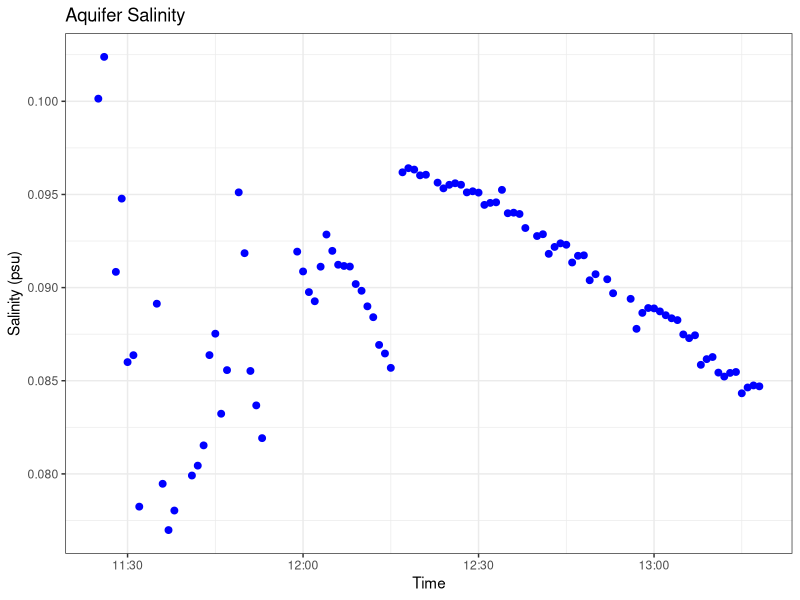
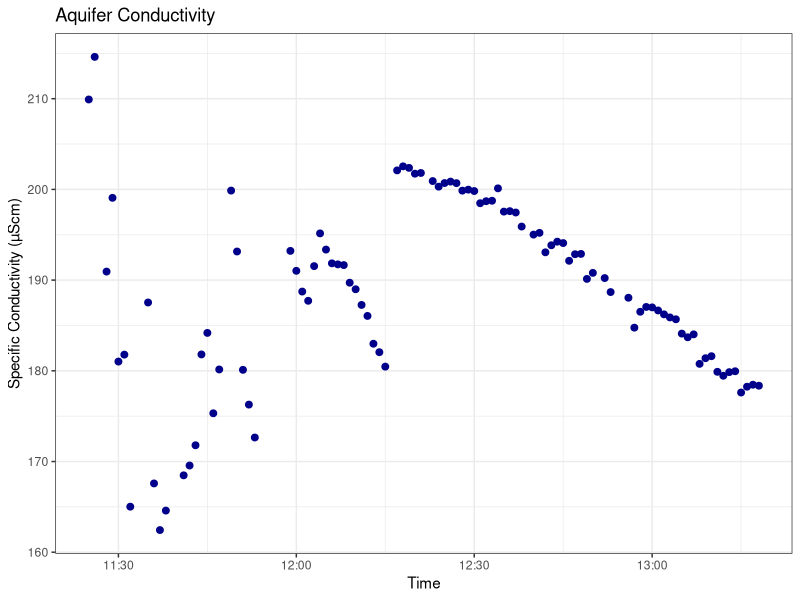
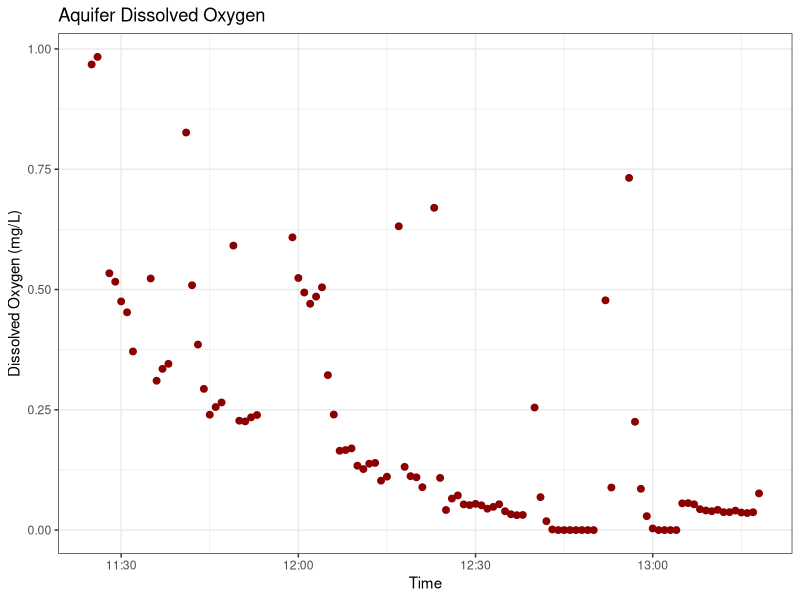
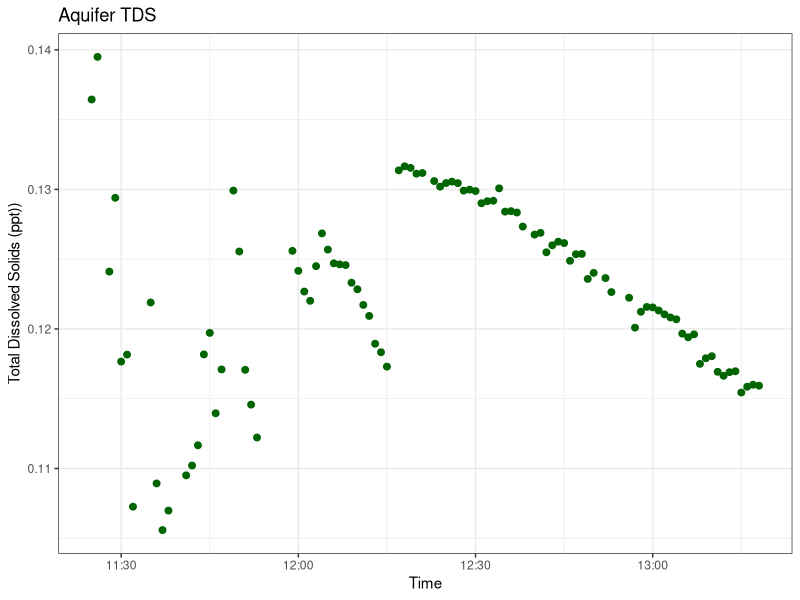

Source code (R) for these figures, in order:
## ---- chunk 1
knitr::opts_chunk$set(echo = TRUE)

library(ggplot2)
library(ggpubr)
library(dplyr)
library(plyr)
library(tidyverse)
library(tidyr)
library(lubridate)
library(knitr)
library(tibble)
## ---- chunk 2

well_dat <- read.csv("COMPASS_TEMPEST_WellTest_AQ600_Data.csv")
head(well_dat)

#change column names in well_dat
colnames(well_dat) <- c("Date_Time","pH", "pH_mV" ,"ORP_mV", "DO_mgL", "DO_Sat", "DO_pp", "Actual_Conductivity_µScm" ,
                        "Specific_Conductivity_µScm", "Salinity_psu", "Resistivity_Ωcm", "Density_gcm", "TDS_ppt", 
                        "Temp_C", "Voltage_V", "Battery", "Baro_Press_mmHg", "Press_psi" ,"Depth_cm" ) 

#make date time actually a date and time with lubridate and remove extra data at the end 
well_dat$Date_Time <- mdy_hm(well_dat$Date_Time)

#remove data after aquatroll removed, remove salinity data lower than 0.001 and conductivity less than 1, 
#remove DO over 1 which was when AQ600 removed from water and any TDS lower than 0.1 also from AQ600 removal 
well_dat_filtered <- well_dat %>%
    filter(Date_Time < ymd_hms("2025-09-04 13:30:00")) %>%
    filter(Salinity_psu > 0.001) %>%
    filter(Specific_Conductivity_µScm > 1) %>%
    filter(DO_mgL < 1) %>%
    filter(TDS_ppt > 0.10) 


#plot Salinity 
sal <- ggplot()+
  geom_point(data=well_dat_filtered, aes(x=Date_Time, y=Salinity_psu), size=2, color="blue")+ 
  theme_bw()+ labs(x="Time", y="Salinity (psu)", title="Aquifer Salinity") + theme(legend.title = element_blank())
sal

#plot Conductivity 
cond <- ggplot()+
  geom_point(data=well_dat_filtered, aes(x=Date_Time, y=Specific_Conductivity_µScm), size=2, color="darkblue")+ 
  theme_bw()+ labs(x="Time", y="Specific Conductivity (µScm)", title="Aquifer Conductivity") + theme(legend.title = element_blank())
cond

#plot DO
do <- ggplot()+
  geom_point(data=well_dat_filtered, aes(x=Date_Time, y=DO_mgL), size=2, color="darkred")+ 
  theme_bw()+ labs(x="Time", y="Dissolved Oxygen (mg/L)", title="Aquifer Dissolved Oxygen") + theme(legend.title = element_blank())
do


#plot TDS 
tds <- ggplot()+
  geom_point(data=well_dat_filtered, aes(x=Date_Time, y=TDS_ppt), size=2, color="darkgreen")+ 
  theme_bw()+ labs(x="Time", y="Total Dissolved Solids (ppt))", title="Aquifer TDS") + theme(legend.title = element_blank())
tds


#create a table of average concentrations: 
summary_stats <- well_dat_filtered %>%
  summarise(
    Salinity_psu_mean = mean(Salinity_psu, na.rm = TRUE),
    Salinity_psu_sd = sd(Salinity_psu, na.rm = TRUE),
    Sp_Conductivity_µScm_mean = mean(Specific_Conductivity_µScm, na.rm = TRUE),
    Sp_Conductivity_µScm_sd = sd(Specific_Conductivity_µScm, na.rm = TRUE),
    DO_mgL_mean = mean(DO_mgL, na.rm = TRUE),
    DO_mgL_sd = sd(DO_mgL, na.rm = TRUE),
    TDS_ppt_mean = mean(TDS_ppt, na.rm = TRUE),
    TDS_ppt_sd = sd(TDS_ppt, na.rm = TRUE)
  ) %>%
  pivot_longer(
    everything(),
    names_to = c("Measurement", ".value"),
    names_sep = "_(?=[^_]+$)"  # Split at last underscore
  ) %>%
  mutate(mean = round(mean, 3), 
         sd = round(sd, 3)) 

kable(summary_stats)

